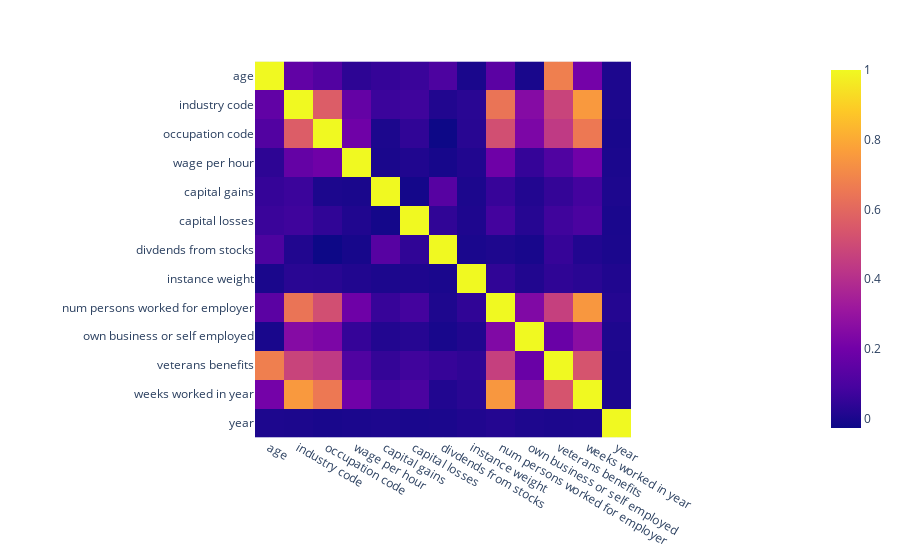

The notebook cell saved with this chart:
### Markdown cell above
Age I can continue to treat as numerical, along with wage, capital gains, losses, dividends, instance weight(*).

The age feature and monetary features have  differing scales so I will carry out preprocessing on these. 

Weeks worked in year are numerical but really should be categorical as they are discrete. 

Having looked at the questionaire - the Num persons feature is a categorical binned feature so this should be encoded categorical.

The other features listed as numerical are actually categorical features that I will look to transform to categorical.

### Code cell
fig = px.imshow(df.corr())
fig.show();

### Figure 1 — Plotly figure (JSON) as saved in the notebook; plotly's stock layout.template omitted (floating-point values rounded to 4 significant figures; data arrays with more than 128 entries replaced by an {"elided": "..."} marker saying what was removed)
{"data": [{"coloraxis": "coloraxis", "hovertemplate": "x: %{x}<br>y: %{y}<br>color: %{z}<extra></extra>", "name": "0", "type": "heatmap", "x": ["age", "industry code", "occupation code", "wage per hour", "capital gains", "capital losses", "divdends from stocks", "instance weight", "num persons worked for employer", "own business or self employed", "veterans benefits", "weeks worked in year", "year"], "xaxis": "x", "y": ["age", "industry code", "occupation code", "wage per hour", "capital gains", "capital losses", "divdends from stocks", "instance weight", "num persons worked for employer", "own business or self employed", "veterans benefits", "weeks worked in year", "year"], "yaxis": "y", "z": {"elided": "13x13 float values"}}], "layout": {"coloraxis": {"colorscale": [[0, "#0d0887"], [0.1111, "#46039f"], [0.2222, "#7201a8"], [0.3333, "#9c179e"], [0.4444, "#bd3786"], [0.5556, "#d8576b"], [0.6667, "#ed7953"], [0.7778, "#fb9f3a"], [0.8889, "#fdca26"], [1, "#f0f921"]]}, "margin": {"t": 60}, "xaxis": {"anchor": "y", "constrain": "domain", "domain": [0, 1], "scaleanchor": "y"}, "yaxis": {"anchor": "x", "autorange": "reversed", "constrain": "domain", "domain": [0, 1]}}}
